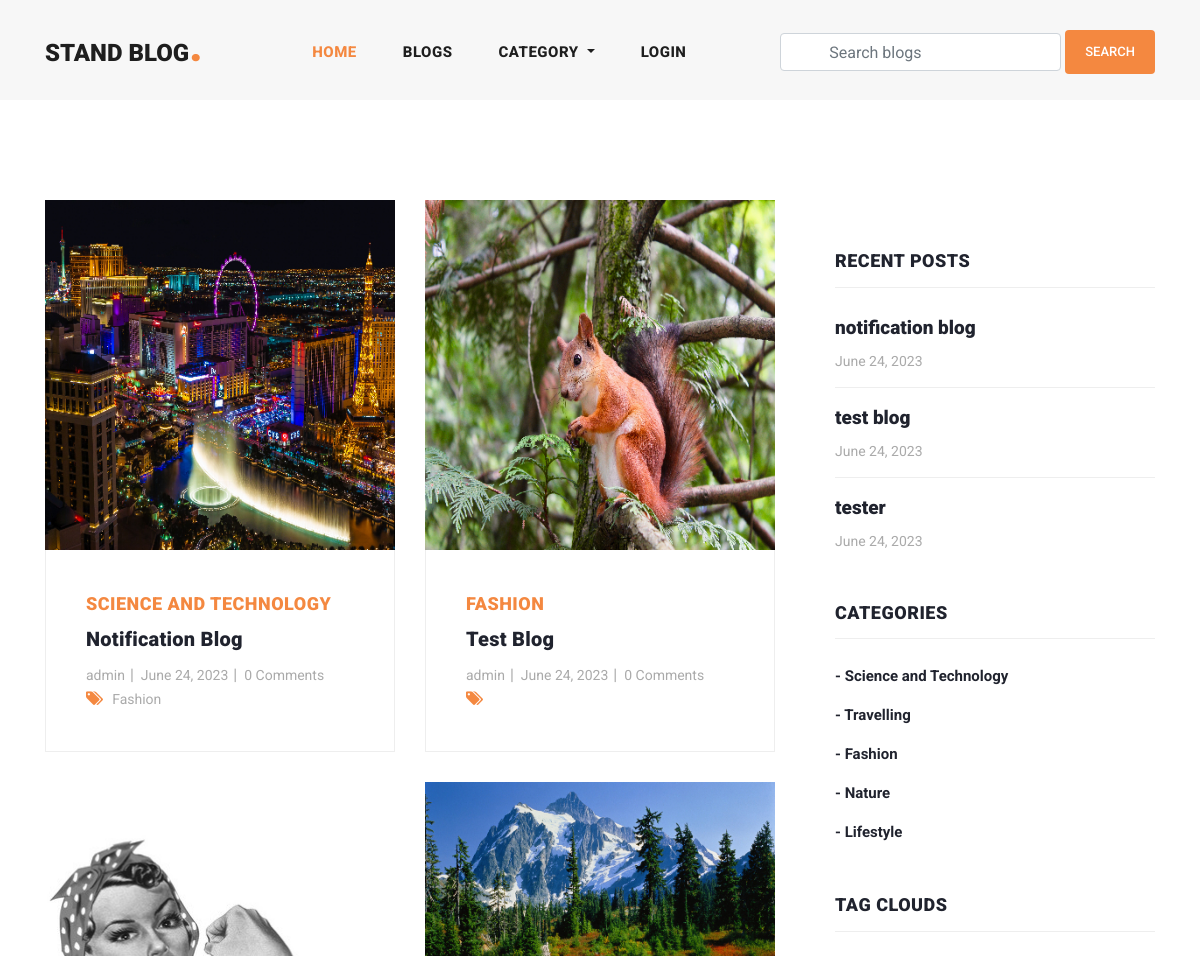
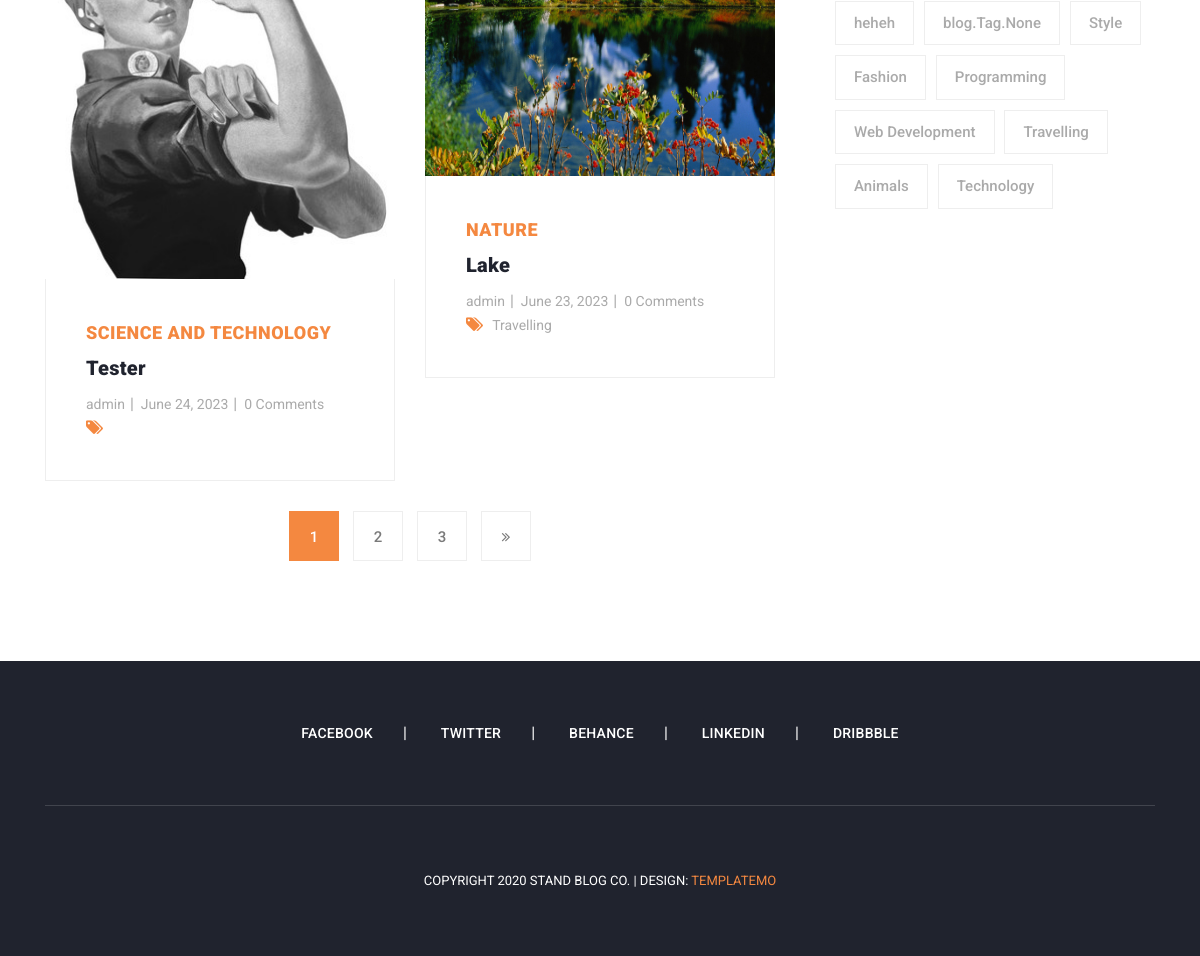
The app's page /blogs/ with its own data (2 pictures, top to bottom).
### blog/models.py (models this page shows, shortened)
class Blog(models.Model):
    user = models.ForeignKey(
        User,
        related_name='user_blogs',
        on_delete=models.CASCADE
    )
    category = models.ForeignKey(
        Category,
        related_name='category_blogs',
        on_delete=models.CASCADE
    )
    tags = models.ManyToManyField(
        Tag,
        related_name='tag_blogs',
        blank=True
    )
    likes = models.ManyToManyField(
        User,
        related_name='user_likes',
        blank=True
    )
    title = models.CharField(
        max_length=250
    )
    slug = models.SlugField(null=True, blank=True)
    banner = models.ImageField(upload_to='blog_banners')
    description = RichTextField()
    created_date = models.DateField(auto_now_add=True)

class Category(models.Model):
    title = models.CharField(max_length=150, unique=True)
    slug = models.SlugField(null=True, blank=True)
    created_date = models.DateField(auto_now_add=True)

class Tag(models.Model):
    title = models.CharField(max_length=150)
    slug = models.SlugField(null=True, blank=True)
    created_date = models.DateField(auto_now_add=True)

### user_profile/models.py (models this page shows, shortened)
class User(AbstractUser):
    email = models.EmailField(
        max_length=150,
        unique=True,
        error_messages={
            "unique": "The email must be unique"
        }
    )
    profile_image = models.ImageField(
        null=True,
        blank=True,
        upload_to="profile_images"
    )
    followers = models.ManyToManyField("Follow")
    REQUIRED_FIELDS = ["email"]
    objects = CustomUserManager()

### blog/views.py (the view)
# urls.py: path('blogs/', blogs, name='blogs'),
def blogs(request):
    queryset = Blog.objects.order_by('-created_date')
    tags = Tag.objects.order_by('-created_date')
    page = request.GET.get('page', 1)
    paginator = Paginator(queryset, 4)
    try:
        blogs = paginator.page(page)
    except EmptyPage:
        blogs = paginator.page(1)
    except PageNotAnInteger:
        blogs = paginator.page(1)
        return redirect('blogs')
    context = {
        "blogs": blogs,
        "tags": tags,
        "paginator": paginator
    }
    return render(request, 'blogs.html', context)

### blog/context_processors.py (called while the page is built)
def get_all_categories(request):
    categories = Category.objects.all()
    context = {
        "categories": categories
    }
    return context

### user_profile/context_processors.py (called while the page is built, shortened)
def user_notifications(request):
    context = {}
    return context

### templates/blogs.html (shortened to what this page needs)
{% extends 'base.html' %}
{% load static %}
{% block content %}
<section class="blog-posts grid-system">
    <div class="container">
        <div class="row">
            <div class="col-lg-8">
                <div class="all-blog-posts">
                    <div class="row">
                        {%for blog in blogs%}
                        {% include 'blog_card.html' %}
                        {% endfor %}
                        <div class="col-lg-12">
                            {% include 'pagination.html' %}
                        </div>
                    </div>
                </div>
            </div>
            {% include 'sidebar.html' %}
        </div>
    </div>
</section>
{% endblock content %}

### templates/blog_card.html (shortened to what this page needs)
{% load static %}
<div class="col-lg-6">
    <div class="blog-post">
        <div class="blog-thumb">
            <img src="{{blog.banner.url}}" alt="">
        </div>
        <div class="down-content">
            <span>{{blog.category.title}}</span>
            <a href="{% url 'blog_details' blog.slug %}">
                <h4>{{blog.title}}</h4>
            </a>
            <ul class="post-info">
                <li><a href="{% url 'view_user_information' blog.user.username %}">{{blog.user.username}}</a></li>
                <li><a href="#">{{blog.created_date}}</a></li>
                <li><a href="#">{{blog.blog_comments.all.count}} Comments</a></li>
            </ul>
            <div class="post-options">
                <div class="row">
                    <div class="col-lg-12">
                        <ul class="post-tags">
                            <li><i class="fa fa-tags"></i></li>
                            {% if blog.tags.all.count > 0 %}
                            {% for tag in blog.tags.all %}
                            <li><a href="#">{{tag.title}}</a></li>
                            {% endfor %}
                            {% endif %}
                        </ul>
                    </div>
                </div>
            </div>
        </div>
    </div>
</div>

### templates/sidebar.html
<div class="col-lg-4">
    <div class="sidebar">
        <div class="row">
            <div class="col-lg-12">
                <div class="sidebar-item recent-posts">
                    <div class="sidebar-heading">
                        <h2>Recent Posts</h2>
                    </div>
                    <div class="content">
                        <ul>
                            {% for blog in blogs|slice:"3" %}
                            <li><a href="#">
                                    <h5>{{blog.title}}</h5>
                                    <span>{{blog.created_date}}</span>
                                </a></li>
                            {% endfor %}
                        </ul>
                    </div>
                </div>
            </div>
            <div class="col-lg-12">
                <div class="sidebar-item categories">
                    <div class="sidebar-heading">
                        <h2>Categories</h2>
                    </div>
                    <div class="content">
                        <ul>
                            {% for category in categories %}
                            <li><a href="{% url 'category_blogs' category.slug %}">- {{category.title}}</a></li>
                            {% endfor %}
                        </ul>
                    </div>
                </div>
            </div>
            <div class="col-lg-12">
                <div class="sidebar-item tags">
                    <div class="sidebar-heading">
                        <h2>Tag Clouds</h2>
                    </div>
                    <div class="content">
                        <ul>
                            {% for tag in tags %}
                            <li><a href="{% url 'tag_blogs' tag.slug %}">{{tag.title}}</a></li>
                            {% endfor %}
                        </ul>
                    </div>
                </div>
            </div>
        </div>
    </div>
</div>

### assets/css/templatemo-stand-blog.css (style rules this page uses)
body { font-family: 'Roboto', sans-serif; overflow-x: hidden; text-rendering: optimizeLegibility; -webkit-font-smoothing: antialiased; -moz-osx-font-smoothing: grayscale; }
a { text-decoration: none!important; }
ul { padding: 0; margin: 0; list-style: none; }
h1,h2,h3,h4,h5,h6 { margin: 0px; }
.blog-posts { margin-top: 100px; }
.blog-posts .blog-post { margin-bottom: 30px; }
.blog-posts .blog-thumb img { width: 100%; overflow: hidden; }
.blog-posts .down-content { padding: 40px; border-right: 1px solid #eee; border-left: 1px solid #eee; border-bottom: 1px solid #eee; }
.blog-posts .down-content span { font-size: 18px; text-transform: uppercase; letter-spacing: 0.5px; font-weight: 900; color: #f48840; }
.blog-posts .down-content h4 { font-size: 24px; text-transform: capitalize; letter-spacing: 0.5px; font-weight: 900; color: #20232e; margin: 10px 0px 12px 0px; }
.blog-posts .down-content ul.post-info li { display: inline-block; margin-right: 8px; }
.blog-posts .down-content ul.post-info li:after { content: '|'; color: #aaa; margin-left: 8px; }
.blog-posts .down-content h4 { font-size: 20px; letter-spacing: 0.25px; }
.grid-system .down-content ul.post-info li { margin-right: 3px; }
.grid-system .down-content ul.post-info li:after { margin-left: 5px; }
.blog-posts .down-content ul.post-info li:last-child::after { display: none; }
.blog-posts .down-content ul.post-info li a { font-size: 14px; color: #aaa; font-weight: 400; transition: all .3s; }
.blog-posts .down-content ul.post-tags li, .blog-posts .down-content ul.post-share li { display: inline-block; }
.blog-posts .down-content ul.post-tags li:first-child i, .blog-posts .down-content ul.post-share li:first-child i { color: #f48840; margin-right: 5px; }
.blog-posts .down-content ul.post-tags li, .blog-posts .down-content ul.post-share li { color: #aaa; }
.blog-posts .down-content ul.post-tags li a, .blog-posts .down-content ul.post-share li a { font-size: 14px; color: #aaa; font-weight: 400; transition: all .3s; }
.blog-posts .sidebar-heading h2 { font-size: 18px; text-transform: uppercase; font-weight: 900; letter-spacing: 0.5px; color: #20232e; border-bottom: 1px solid #eee; padding-bottom: 15px; margin-bottom: 25px; }
.sidebar { margin-left: 30px; }
.sidebar .sidebar-item { margin-top: 50px; }
.sidebar .sidebar-heading h2 { font-size: 18px; text-transform: uppercase; font-weight: 900; letter-spacing: 0.5px; color: #20232e; border-bottom: 1px solid #eee; padding-bottom: 15px; margin-bottom: 25px; }
.sidebar .recent-posts ul li { margin-bottom: 15px; padding-bottom: 15px; border-bottom: 1px solid #eee; }
.sidebar .recent-posts ul li:last-child { margin-bottom: 0px; padding-bottom: 0px; border-bottom: none; }
.sidebar .recent-posts ul li h5 { font-size: 19px; font-weight: 900; color: #20232e; line-height: 30px; transition: all 0.3s; }
.sidebar .recent-posts ul li span { display: block; font-size: 14px; color: #aaa; margin-top: 8px; }
.sidebar .categories ul li { margin-bottom: 15px; }
.sidebar .categories ul li:last-child { margin-bottom: 0px; }
.sidebar .categories ul li a { font-size: 15px; font-weight: 700; color: #20232e; transition: all .3s; }
.sidebar .tags ul li { margin-right: 6px; display: inline-block; }
.sidebar .tags ul li { margin-bottom: 10px; }
.sidebar .tags ul li a { font-size: 15px; font-weight: 500; color: #aaa; display: inline-block; border: 1px solid #eee; padding: 10px 18px; transition: all .3s; }

### records on screen
Blog: banner (picture), category "SCIENCE AND TECHNOLOGY", title "Notification Blog", user.username "admin", created_date "June 24, 2023", blog_comments.all.count "0", title "notification blog"
Tag: title "Fashion"
Blog: banner (picture), category "FASHION", title "Test Blog", user.username "admin", created_date "June 24, 2023", blog_comments.all.count "0", title "test blog"
Blog: banner (picture), category "SCIENCE AND TECHNOLOGY", title "Tester", user.username "admin", created_date "June 24, 2023", blog_comments.all.count "0", title "tester"
Blog: banner (picture), category "NATURE", title "Lake", user.username "admin", created_date "June 23, 2023", blog_comments.all.count "0"
Tag: title "Travelling"
Category: title "Science and Technology"
Category: title "Travelling"
Category: title "Fashion"
Category: title "Nature"
Category: title "Lifestyle"
Tag: title "heheh"
Tag: title "blog.Tag.None"
Tag: title "Style"
Tag: title "Programming"
Tag: title "Web Development"
Tag: title "Animals"
Tag: title "Technology"

### other values on screen
{{ page }} "1"
{{ page }} "2" "3"
